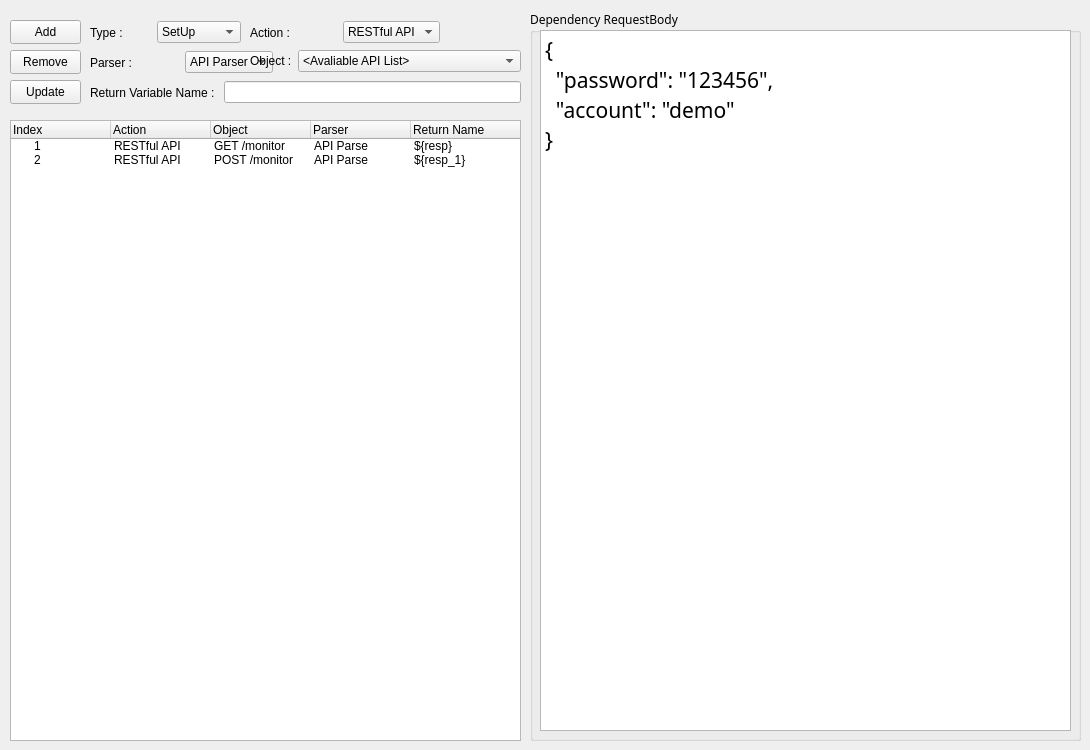
     <widget class="QWidget" name="tab_9">
      <attribute name="title">
       <string>Dependency</string>
      </attribute>
      <widget class="QGroupBox" name="group_test_strategy_4">
       <property name="geometry">
        <rect>
         <x>530</x>
         <y>10</y>
         <width>551</width>
         <height>731</height>
        </rect>
       </property>
       <property name="font">
        <font>
         <family>JetBrains Mono</family>
         <pointsize>9</pointsize>
         <weight>50</weight>
         <bold>false</bold>
        </font>
       </property>
       <property name="title">
        <string>Dependency RequestBody</string>
       </property>
       <widget class="QTextEdit" name="textbox_dependency_requestbody">
        <property name="geometry">
         <rect>
          <x>10</x>
          <y>20</y>
          <width>531</width>
          <height>701</height>
         </rect>
        </property>
        <property name="font">
         <font>
          <family>JetBrains Mono</family>
          <pointsize>12</pointsize>
         </font>
        </property>
        <property name="html">
         <string>&lt;!DOCTYPE HTML PUBLIC &quot;-//W3C//DTD HTML 4.0//EN&quot; &quot;http://www.w3.org/TR/REC-html40/strict.dtd&quot;&gt;
&lt;html&gt;&lt;head&gt;&lt;meta name=&quot;qrichtext&quot; content=&quot;1&quot; /&gt;&lt;style type=&quot;text/css&quot;&gt;
p, li { white-space: pre-wrap; }
&lt;/style&gt;&lt;/head&gt;&lt;body style=&quot; font-family:'JetBrains Mono'; font-size:12pt; font-weight:400; font-style:normal;&quot;&gt;
&lt;p style=&quot; margin-top:0px; margin-bottom:0px; margin-left:0px; margin-right:0px; -qt-block-indent:0; text-indent:0px;&quot;&gt;&lt;span style=&quot; font-family:'PMingLiU'; font-size:16pt;&quot;&gt;{&lt;/span&gt;&lt;/p&gt;
&lt;p style=&quot; margin-top:0px; margin-bottom:0px; margin-left:0px; margin-right:0px; -qt-block-indent:0; text-indent:0px;&quot;&gt;&lt;span style=&quot; font-family:'PMingLiU'; font-size:16pt;&quot;&gt;  &amp;quot;password&amp;quot;: &amp;quot;123456&amp;quot;,&lt;/span&gt;&lt;/p&gt;
&lt;p style=&quot; margin-top:0px; margin-bottom:0px; margin-left:0px; margin-right:0px; -qt-block-indent:0; text-indent:0px;&quot;&gt;&lt;span style=&quot; font-family:'PMingLiU'; font-size:16pt;&quot;&gt;  &amp;quot;account&amp;quot;: &amp;quot;demo&amp;quot;&lt;/span&gt;&lt;/p&gt;
&lt;p style=&quot; margin-top:0px; margin-bottom:0px; margin-left:0px; margin-right:0px; -qt-block-indent:0; text-indent:0px;&quot;&gt;&lt;span style=&quot; font-family:'PMingLiU'; font-size:16pt;&quot;&gt;}&lt;/span&gt;&lt;/p&gt;&lt;/body&gt;&lt;/html&gt;</string>
        </property>
       </widget>
      </widget>
      <widget class="QPushButton" name="btn_remove_dependency_rule">
       <property name="geometry">
        <rect>
         <x>10</x>
         <y>50</y>
         <width>71</width>
         <height>24</height>
        </rect>
       </property>
       <property name="text">
        <string>Remove</string>
       </property>
      </widget>
      <widget class="QWidget" name="layoutWidget">
       <property name="geometry">
        <rect>
         <x>90</x>
         <y>50</y>
         <width>183</width>
         <height>25</height>
        </rect>
       </property>
       <layout class="QHBoxLayout" name="horizontalLayout_10">
        <item>
         <widget class="QLabel" name="label_4">
          <property name="text">
           <string>Parser :</string>
          </property>
         </widget>
        </item>
        <item>
         <widget class="QComboBox" name="comboBox_dependency_parser">
          <item>
           <property name="text">
            <string>API Parser</string>
           </property>
          </item>
         </widget>
        </item>
       </layout>
      </widget>
      <widget class="QWidget" name="layoutWidget">
       <property name="geometry">
        <rect>
         <x>90</x>
         <y>20</y>
         <width>151</width>
         <height>25</height>
        </rect>
       </property>
       <layout class="QHBoxLayout" name="horizontalLayout_5">
        <item>
         <widget class="QLabel" name="label_3">
          <property name="text">
           <string>Type :</string>
          </property>
         </widget>
        </item>
        <item>
         <widget class="QComboBox" name="comboBox_dependency_type">
          <item>
           <property name="text">
            <string>SetUp</string>
           </property>
          </item>
          <item>
           <property name="text">
            <string>Teardown</string>
           </property>
          </item>
         </widget>
        </item>
       </layout>
      </widget>
      <widget class="QPushButton" name="btn_add_dependency_rule">
       <property name="geometry">
        <rect>
         <x>10</x>
         <y>20</y>
         <width>71</width>
         <height>24</height>
        </rect>
       </property>
       <property name="text">
        <string>Add</string>
       </property>
      </widget>
      <widget class="QWidget" name="layoutWidget">
       <property name="geometry">
        <rect>
         <x>90</x>
         <y>80</y>
         <width>431</width>
         <height>25</height>
        </rect>
       </property>
       <layout class="QHBoxLayout" name="horizontalLayout_11">
        <item>
         <widget class="QLabel" name="label_5">
          <property name="text">
           <string>Return Variable Name : </string>
          </property>
         </widget>
        </item>
        <item>
         <widget class="QLineEdit" name="textbox_dependency_return_variable_name"/>
        </item>
       </layout>
      </widget>
      <widget class="QWidget" name="layoutWidget">
       <property name="geometry">
        <rect>
         <x>250</x>
         <y>20</y>
         <width>190</width>
         <height>25</height>
        </rect>
       </property>
       <layout class="QHBoxLayout" name="horizontalLayout_6">
        <item>
         <widget class="QLabel" name="label">
          <property name="text">
           <string>Action :</string>
          </property>
         </widget>
        </item>
        <item>
         <widget class="QComboBox" name="comboBox_dependency_action">
          <item>
           <property name="text">
            <string>RESTful API</string>
           </property>
          </item>
         </widget>
        </item>
       </layout>
      </widget>
      <widget class="QPushButton" name="btn_update_dependency_rule">
       <property name="geometry">
        <rect>
         <x>10</x>
         <y>80</y>
         <width>71</width>
         <height>24</height>
        </rect>
       </property>
       <property name="text">
        <string>Update</string>
       </property>
      </widget>
      <widget class="QWidget" name="layoutWidget_11">
       <property name="geometry">
        <rect>
         <x>250</x>
         <y>50</y>
         <width>271</width>
         <height>25</height>
        </rect>
       </property>
       <layout class="QFormLayout" name="formLayout">
        <item row="0" column="0">
         <widget class="QLabel" name="label_2">
          <property name="text">
           <string>Object :</string>
          </property>
         </widget>
        </item>
        <item row="0" column="1">
         <widget class="QComboBox" name="comboBox_dependency_action_2">
          <item>
           <property name="text">
            <string>&lt;Avaliable API List&gt;</string>
           </property>
          </item>
         </widget>
        </item>
       </layout>
      </widget>
      <widget class="QTreeWidget" name="table_dependency">
       <property name="geometry">
        <rect>
         <x>10</x>
         <y>120</y>
         <width>511</width>
         <height>621</height>
        </rect>
       </property>
       <column>
        <property name="text">
         <string>Index</string>
        </property>
       </column>
       <column>
        <property name="text">
         <string>Action</string>
        </property>
       </column>
       <column>
        <property name="text">
         <string>Object</string>
        </property>
       </column>
       <column>
        <property name="text">
         <string>Parser</string>
        </property>
       </column>
       <column>
        <property name="text">
         <string>Return Name</string>
        </property>
       </column>
       <item>
        <property name="text">
         <string>1</string>
        </property>
        <property name="text">
         <string>RESTful API</string>
        </property>
        <property name="text">
         <string>GET /monitor</string>
        </property>
        <property name="text">
         <string>API Parse</string>
        </property>
        <property name="text">
         <string>${resp}</string>
        </property>
       </item>
       <item>
        <property name="text">
         <string>2</string>
        </property>
        <property name="text">
         <string>RESTful API</string>
        </property>
        <property name="text">
         <string>POST /monitor</string>
        </property>
        <property name="text">
         <string>API Parse</string>
        </property>
        <property name="text">
         <string>${resp_1}</string>
        </property>
       </item>
      </widget>
     </widget>
